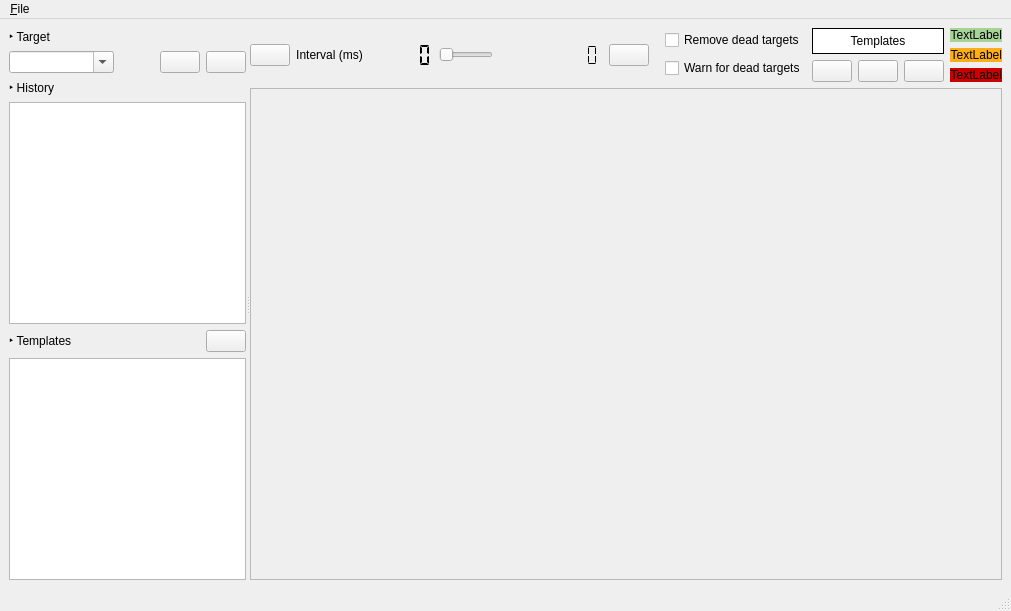
<?xml version="1.0" encoding="UTF-8"?>
<ui version="4.0">
 <class>MainWindow</class>
 <widget class="QMainWindow" name="MainWindow">
  <property name="geometry">
   <rect>
    <x>0</x>
    <y>0</y>
    <width>1011</width>
    <height>611</height>
   </rect>
  </property>
  <property name="windowTitle">
   <string>Form1</string>
  </property>
  <widget class="QWidget" name="centralwidget">
   <layout class="QHBoxLayout" name="horizontalLayout_4">
    <item>
     <widget class="QSplitter" name="splitter">
      <property name="orientation">
       <enum>Qt::Horizontal</enum>
      </property>
      <widget class="QWidget" name="verticalLayoutWidget">
       <layout class="QVBoxLayout" name="pnlLeft">
        <item>
         <widget class="QLabel" name="label">
          <property name="text">
           <string>&lt;html&gt;&lt;head/&gt;&lt;body&gt;&lt;p&gt;&amp;#8227; Target&lt;/p&gt;&lt;/body&gt;&lt;/html&gt;</string>
          </property>
         </widget>
        </item>
        <item>
         <layout class="QHBoxLayout" name="horizontalLayout_2">
          <item>
           <widget class="QComboBox" name="cbxTarget">
            <property name="sizePolicy">
             <sizepolicy hsizetype="Expanding" vsizetype="Fixed">
              <horstretch>15</horstretch>
              <verstretch>0</verstretch>
             </sizepolicy>
            </property>
            <property name="autoFillBackground">
             <bool>true</bool>
            </property>
            <property name="editable">
             <bool>true</bool>
            </property>
           </widget>
          </item>
          <item>
           <spacer name="horizontalSpacer">
            <property name="orientation">
             <enum>Qt::Horizontal</enum>
            </property>
            <property name="sizeHint" stdset="0">
             <size>
              <width>40</width>
              <height>20</height>
             </size>
            </property>
           </spacer>
          </item>
          <item>
           <widget class="QPushButton" name="btnAddTargets">
            <property name="text">
             <string/>
            </property>
            <property name="icon">
             <iconset>
              <normaloff>16x16/Table.png</normaloff>16x16/Table.png</iconset>
            </property>
           </widget>
          </item>
          <item>
           <widget class="QPushButton" name="btnAddTarget">
            <property name="autoFillBackground">
             <bool>false</bool>
            </property>
            <property name="text">
             <string/>
            </property>
            <property name="icon">
             <iconset>
              <normaloff>16x16/Plus.png</normaloff>16x16/Plus.png</iconset>
            </property>
           </widget>
          </item>
         </layout>
        </item>
        <item>
         <widget class="QLabel" name="label_6">
          <property name="text">
           <string>&lt;html&gt;&lt;head/&gt;&lt;body&gt;&lt;p&gt;&amp;#8227; History&lt;/p&gt;&lt;/body&gt;&lt;/html&gt;</string>
          </property>
         </widget>
        </item>
        <item>
         <widget class="QTreeView" name="tvwHistory"/>
        </item>
        <item>
         <layout class="QHBoxLayout" name="horizontalLayout_3">
          <item>
           <widget class="QLabel" name="label_2">
            <property name="text">
             <string>&lt;html&gt;&lt;head/&gt;&lt;body&gt;&lt;p&gt;&amp;#8227; Templates&lt;/p&gt;&lt;/body&gt;&lt;/html&gt;</string>
            </property>
           </widget>
          </item>
          <item>
           <spacer name="horizontalSpacer_3">
            <property name="orientation">
             <enum>Qt::Horizontal</enum>
            </property>
            <property name="sizeHint" stdset="0">
             <size>
              <width>40</width>
              <height>20</height>
             </size>
            </property>
           </spacer>
          </item>
          <item>
           <widget class="QPushButton" name="btnEditTemplates">
            <property name="text">
             <string/>
            </property>
            <property name="icon">
             <iconset resource="icons.qrc">
              <normaloff>:/png/16x16/Write.png</normaloff>:/png/16x16/Write.png</iconset>
            </property>
           </widget>
          </item>
         </layout>
        </item>
        <item>
         <widget class="QListWidget" name="lstTemplates"/>
        </item>
       </layout>
      </widget>
      <widget class="QWidget" name="verticalLayoutWidget_2">
       <layout class="QVBoxLayout" name="pnlRight">
        <item>
         <layout class="QHBoxLayout" name="horizontalLayout">
          <item>
           <widget class="QPushButton" name="btnRun">
            <property name="text">
             <string/>
            </property>
            <property name="icon">
             <iconset>
              <normaloff>16x16/Player Play.png</normaloff>16x16/Player Play.png</iconset>
            </property>
           </widget>
          </item>
          <item>
           <widget class="QLabel" name="label_5">
            <property name="text">
             <string>Interval (ms)</string>
            </property>
            <property name="alignment">
             <set>Qt::AlignCenter</set>
            </property>
           </widget>
          </item>
          <item>
           <widget class="QLCDNumber" name="lcdInterval">
            <property name="frameShape">
             <enum>QFrame::NoFrame</enum>
            </property>
            <property name="numDigits">
             <number>5</number>
            </property>
            <property name="segmentStyle">
             <enum>QLCDNumber::Flat</enum>
            </property>
           </widget>
          </item>
          <item>
           <widget class="QSlider" name="sldInterval">
            <property name="orientation">
             <enum>Qt::Horizontal</enum>
            </property>
           </widget>
          </item>
          <item>
           <widget class="QLabel" name="lblLED2">
            <property name="text">
             <string/>
            </property>
            <property name="pixmap">
             <pixmap>16x16/led_green.png</pixmap>
            </property>
           </widget>
          </item>
          <item>
           <widget class="QLCDNumber" name="lcdElapsed">
            <property name="frameShape">
             <enum>QFrame::NoFrame</enum>
            </property>
            <property name="frameShadow">
             <enum>QFrame::Sunken</enum>
            </property>
            <property name="smallDecimalPoint">
             <bool>false</bool>
            </property>
            <property name="numDigits">
             <number>8</number>
            </property>
            <property name="segmentStyle">
             <enum>QLCDNumber::Flat</enum>
            </property>
            <property name="value" stdset="0">
             <double>0.000000000000000</double>
            </property>
           </widget>
          </item>
          <item>
           <widget class="QPushButton" name="btnReset">
            <property name="text">
             <string/>
            </property>
            <property name="icon">
             <iconset resource="icons.qrc">
              <normaloff>:/png/16x16/Refresh.png</normaloff>:/png/16x16/Refresh.png</iconset>
            </property>
           </widget>
          </item>
          <item>
           <spacer name="horizontalSpacer_2">
            <property name="orientation">
             <enum>Qt::Horizontal</enum>
            </property>
            <property name="sizeHint" stdset="0">
             <size>
              <width>40</width>
              <height>20</height>
             </size>
            </property>
           </spacer>
          </item>
          <item>
           <layout class="QVBoxLayout" name="verticalLayout_3">
            <item>
             <widget class="QCheckBox" name="chkNoDeadTargets">
              <property name="text">
               <string>Remove dead targets</string>
              </property>
             </widget>
            </item>
            <item>
             <widget class="QCheckBox" name="chkWarnDeadTargets">
              <property name="text">
               <string>Warn for dead targets</string>
              </property>
             </widget>
            </item>
           </layout>
          </item>
          <item>
           <layout class="QVBoxLayout" name="verticalLayout_2">
            <item>
             <widget class="QLabel" name="lblTemplate">
              <property name="styleSheet">
               <string notr="true">background-color : white; color : black;</string>
              </property>
              <property name="frameShape">
               <enum>QFrame::Panel</enum>
              </property>
              <property name="text">
               <string>Templates</string>
              </property>
              <property name="alignment">
               <set>Qt::AlignCenter</set>
              </property>
             </widget>
            </item>
            <item>
             <layout class="QHBoxLayout" name="horizontalLayout_5">
              <item>
               <widget class="QPushButton" name="btnDeleteTemplate">
                <property name="text">
                 <string/>
                </property>
                <property name="icon">
                 <iconset>
                  <normaloff>16x16/Trash.png</normaloff>16x16/Trash.png</iconset>
                </property>
               </widget>
              </item>
              <item>
               <widget class="QPushButton" name="btnSaveTemplate">
                <property name="text">
                 <string/>
                </property>
                <property name="icon">
                 <iconset>
                  <normaloff>16x16/Save.png</normaloff>16x16/Save.png</iconset>
                </property>
               </widget>
              </item>
              <item>
               <widget class="QPushButton" name="btnSaveAsTemplate">
                <property name="text">
                 <string/>
                </property>
                <property name="icon">
                 <iconset>
                  <normaloff>16x16/Write2.png</normaloff>16x16/Write2.png</iconset>
                </property>
               </widget>
              </item>
             </layout>
            </item>
           </layout>
          </item>
          <item>
           <layout class="QVBoxLayout" name="verticalLayout">
            <item>
             <widget class="QLabel" name="lblGreen">
              <property name="styleSheet">
               <string notr="true">background-color : #A5D496; color : black;</string>
              </property>
              <property name="text">
               <string>TextLabel</string>
              </property>
              <property name="alignment">
               <set>Qt::AlignRight|Qt::AlignTrailing|Qt::AlignVCenter</set>
              </property>
             </widget>
            </item>
            <item>
             <widget class="QLabel" name="lblYellow">
              <property name="styleSheet">
               <string notr="true">background-color : #FFAE19; color : black;</string>
              </property>
              <property name="text">
               <string>TextLabel</string>
              </property>
              <property name="alignment">
               <set>Qt::AlignRight|Qt::AlignTrailing|Qt::AlignVCenter</set>
              </property>
             </widget>
            </item>
            <item>
             <widget class="QLabel" name="lblRed">
              <property name="styleSheet">
               <string notr="true">background-color : #CD0000; color : black;</string>
              </property>
              <property name="text">
               <string>TextLabel</string>
              </property>
              <property name="alignment">
               <set>Qt::AlignRight|Qt::AlignTrailing|Qt::AlignVCenter</set>
              </property>
             </widget>
            </item>
           </layout>
          </item>
         </layout>
        </item>
        <item>
         <widget class="QScrollArea" name="scrollArea">
          <property name="widgetResizable">
           <bool>true</bool>
          </property>
          <widget class="QWidget" name="scrArea">
           <property name="geometry">
            <rect>
             <x>0</x>
             <y>0</y>
             <width>733</width>
             <height>487</height>
            </rect>
           </property>
           <layout class="QGridLayout" name="gridLayout_2">
            <item row="0" column="0">
             <layout class="QVBoxLayout" name="vLayout"/>
            </item>
           </layout>
          </widget>
         </widget>
        </item>
       </layout>
      </widget>
     </widget>
    </item>
   </layout>
  </widget>
  <widget class="QMenuBar" name="menuBar">
   <property name="geometry">
    <rect>
     <x>0</x>
     <y>0</y>
     <width>1011</width>
     <height>21</height>
    </rect>
   </property>
   <widget class="QMenu" name="menu_File">
    <property name="font">
     <font>
      <weight>50</weight>
      <bold>false</bold>
     </font>
    </property>
    <property name="tearOffEnabled">
     <bool>false</bool>
    </property>
    <property name="title">
     <string>&amp;File</string>
    </property>
    <addaction name="action_Settings"/>
    <addaction name="action_Quit"/>
   </widget>
   <addaction name="menu_File"/>
  </widget>
  <widget class="QStatusBar" name="statusBar"/>
  <action name="action_Settings">
   <property name="icon">
    <iconset>
     <normaloff>16x16/Gear.png</normaloff>16x16/Gear.png</iconset>
   </property>
   <property name="text">
    <string>&amp;Settings</string>
   </property>
  </action>
  <action name="action_About">
   <property name="icon">
    <iconset>
     <normaloff>16x16/Question.png</normaloff>16x16/Question.png</iconset>
   </property>
   <property name="text">
    <string>&amp;About</string>
   </property>
  </action>
  <action name="action_Quit">
   <property name="icon">
    <iconset>
     <normaloff>16x16/Cancel.png</normaloff>16x16/Cancel.png</iconset>
   </property>
   <property name="text">
    <string>&amp;Quit</string>
   </property>
  </action>
 </widget>
 <resources>
  <include location="icons.qrc"/>
 </resources>
 <connections/>
</ui>
